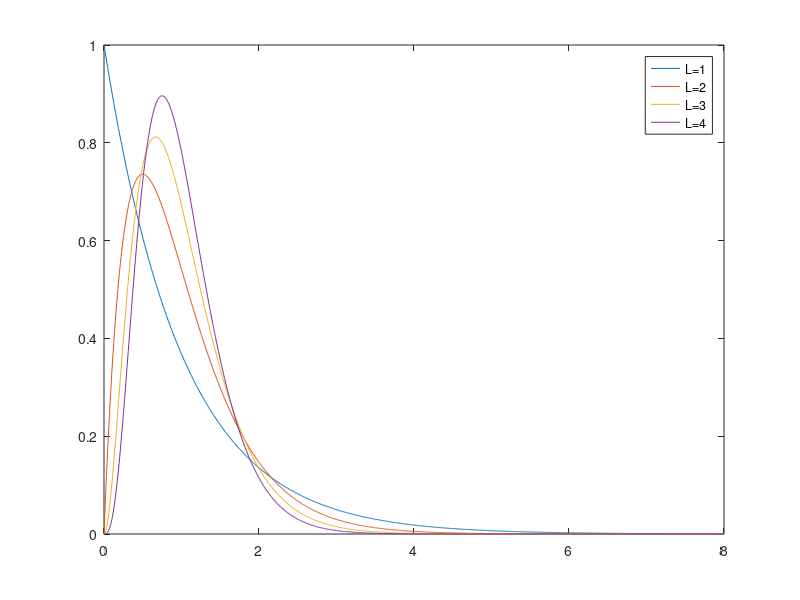

MATLAB code for this plot:
L=1;
y=gamma(L);
F=linspace(0,8,1024);
p=[];
for i=1:length(F)
    v=1/y*L^L*F(i)^(L-1)*exp(-L*F(i));
    p=[p,v];
end
p1=[];
L=2;
y=gamma(L);
for i=1:length(F)
    v1=1/y*L^L*F(i)^(L-1)*exp(-L*F(i));
    p1=[p1,v1];
end
p2=[];
L=3;
y=gamma(L);
for i=1:length(F)
    v2=1/y*L^L*F(i)^(L-1)*exp(-L*F(i));
    p2=[p2,v2];
end
p3=[];
L=4;
y=gamma(L);
for i=1:length(F)
    v3=1/y*L^L*F(i)^(L-1)*exp(-L*F(i));
    p3=[p3,v3];
end

s=trapz(F,p); 
plot(F,p);
hold on
plot(F,p1);
hold on
plot(F,p2);
hold on
plot(F,p3);
legend('L=1','L=2','L=3','L=4');